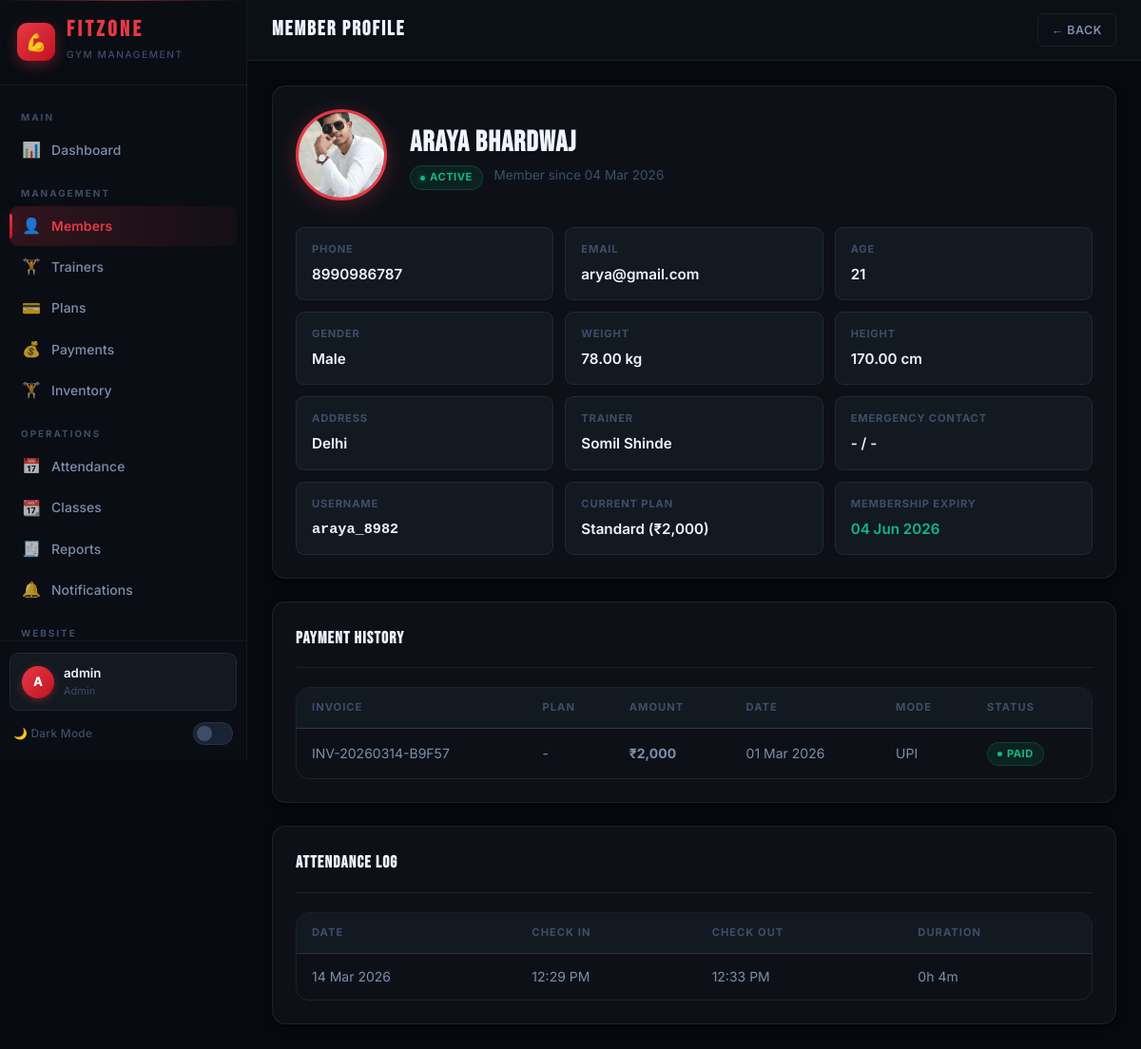
The app's page /pages/admin/member-profile.php?id=1 (signed in) with its own data.
### tables this page shows
CREATE TABLE `members` (
  `id` int(11) NOT NULL,
  `user_id` int(11) NOT NULL,
  `first_name` varchar(50) NOT NULL,
  `last_name` varchar(50) NOT NULL,
  `phone` varchar(20) NOT NULL,
  `email` varchar(100) NOT NULL,
  `address` text DEFAULT NULL,
  `age` int(11) DEFAULT NULL,
  `gender` enum('male','female','other') DEFAULT 'male',
  `weight` decimal(5,2) DEFAULT NULL,
  `height` decimal(5,2) DEFAULT NULL,
  `photo` varchar(255) DEFAULT NULL,
  `emergency_contact_name` varchar(100) DEFAULT NULL,
  `emergency_contact_phone` varchar(20) DEFAULT NULL,
  `join_date` date NOT NULL,
  `status` enum('active','inactive','expired') DEFAULT 'active',
  `assigned_trainer_id` int(11) DEFAULT NULL,
  `created_at` timestamp NOT NULL DEFAULT current_timestamp(),
  `updated_at` timestamp NOT NULL DEFAULT current_timestamp() ON UPDATE current_timestamp()
);

CREATE TABLE `trainers` (
  `id` int(11) NOT NULL,
  `user_id` int(11) NOT NULL,
  `first_name` varchar(50) NOT NULL,
  `last_name` varchar(50) NOT NULL,
  `phone` varchar(20) NOT NULL,
  `email` varchar(100) NOT NULL,
  `specialization` varchar(100) DEFAULT NULL,
  `experience_years` int(11) DEFAULT 0,
  `photo` varchar(255) DEFAULT NULL,
  `bio` text DEFAULT NULL,
  `status` enum('active','inactive') DEFAULT 'active',
  `created_at` timestamp NOT NULL DEFAULT current_timestamp(),
  `updated_at` timestamp NOT NULL DEFAULT current_timestamp() ON UPDATE current_timestamp()
);

CREATE TABLE `users` (
  `id` int(11) NOT NULL,
  `username` varchar(50) NOT NULL,
  `email` varchar(100) NOT NULL,
  `password` varchar(255) NOT NULL,
  `role` enum('admin','trainer','member') NOT NULL DEFAULT 'member',
  `reset_token` varchar(255) DEFAULT NULL,
  `reset_expiry` datetime DEFAULT NULL,
  `is_active` tinyint(1) DEFAULT 1,
  `created_at` timestamp NOT NULL DEFAULT current_timestamp(),
  `updated_at` timestamp NOT NULL DEFAULT current_timestamp() ON UPDATE current_timestamp()
);

CREATE TABLE `member_memberships` (
  `id` int(11) NOT NULL,
  `member_id` int(11) NOT NULL,
  `plan_id` int(11) NOT NULL,
  `start_date` date NOT NULL,
  `end_date` date NOT NULL,
  `status` enum('active','expired','cancelled') DEFAULT 'active',
  `created_at` timestamp NOT NULL DEFAULT current_timestamp()
);

CREATE TABLE `membership_plans` (
  `id` int(11) NOT NULL,
  `plan_name` varchar(100) NOT NULL,
  `duration_months` int(11) NOT NULL,
  `price` decimal(10,2) NOT NULL,
  `description` text DEFAULT NULL,
  `is_active` tinyint(1) DEFAULT 1,
  `created_at` timestamp NOT NULL DEFAULT current_timestamp(),
  `updated_at` timestamp NOT NULL DEFAULT current_timestamp() ON UPDATE current_timestamp()
);

CREATE TABLE `payments` (
  `id` int(11) NOT NULL,
  `member_id` int(11) NOT NULL,
  `membership_id` int(11) DEFAULT NULL,
  `amount` decimal(10,2) NOT NULL,
  `payment_date` date NOT NULL,
  `payment_mode` enum('cash','upi','card','bank_transfer') NOT NULL DEFAULT 'cash',
  `status` enum('paid','pending','failed') DEFAULT 'paid',
  `invoice_number` varchar(50) DEFAULT NULL,
  `notes` text DEFAULT NULL,
  `created_at` timestamp NOT NULL DEFAULT current_timestamp()
);

CREATE TABLE `attendance` (
  `id` int(11) NOT NULL,
  `member_id` int(11) NOT NULL,
  `check_in` datetime NOT NULL,
  `check_out` datetime DEFAULT NULL,
  `date` date NOT NULL,
  `created_at` timestamp NOT NULL DEFAULT current_timestamp()
);

### pages/admin/member-profile.php (the view, shortened to what this page needs)
<?php
require_once '../../includes/auth.php';
$memberId = (int)($_GET['id'] ?? 0);
$member = $conn->query("
    SELECT m.*, t.first_name as trainer_fname, t.last_name as trainer_lname
    FROM members m
    LEFT JOIN trainers t ON m.assigned_trainer_id = t.id
    WHERE m.id = $memberId
")->fetch_assoc();
$membership = $conn->query("
    SELECT mm.*, mp.plan_name, mp.price
    FROM member_memberships mm
    JOIN membership_plans mp ON mm.plan_id = mp.id
    WHERE mm.member_id = $memberId
    ORDER BY mm.created_at DESC LIMIT 1
")->fetch_assoc();
$payments = $conn->query("
    SELECT p.*, mp.plan_name
    FROM payments p
    LEFT JOIN member_memberships mm ON p.membership_id = mm.id
    LEFT JOIN membership_plans mp ON mm.plan_id = mp.id
    WHERE p.member_id = $memberId
    ORDER BY p.payment_date DESC LIMIT 10
");
$attendance = $conn->query("
    SELECT * FROM attendance
    WHERE member_id = $memberId
    ORDER BY date DESC LIMIT 15
");
?>
<!DOCTYPE html>
<?php $__theme = $_COOKIE["fitzone_theme"] ?? "dark"; ?>
<html lang="en" data-theme="<?= htmlspecialchars($__theme) ?>">
<head>
    <link rel="stylesheet" href="../../assets/css/style.css">
</head>
<body>
    <div class="app-layout">
        <?php include '../../includes/sidebar.php'; ?>
        <div class="main-content">
            <header class="top-header">
                <h2 class="page-title">MEMBER PROFILE</h2>
                <div class="top-header-actions">
                    <a href="members.php" class="btn btn-outline btn-sm">← Back</a>
                </div>
            </header>
            <div class="page-content">
                <div class="card mb-3">
                    <div class="profile-header">
                        <div class="profile-avatar">
                            <?php if ($member['photo']): ?>
                                <img src="../../uploads/members/<?= htmlspecialchars($member['photo']) ?>" alt="Photo">
                            <?php else: ?>
                                <?= strtoupper(substr($member['first_name'], 0, 1) . substr($member['last_name'], 0, 1)) ?>
                            <?php endif; ?>
                        </div>
                        <div class="profile-info">
                            <h2><?= htmlspecialchars($member['first_name'] . ' ' . $member['last_name']) ?></h2>
                            <p class="meta">
                                <span class="badge-status badge-<?= $member['status'] ?>"><?= ucfirst($member['status']) ?></span>
                                &nbsp; Member since <?= date('d M Y', strtotime($member['join_date'])) ?>
                            </p>
                        </div>
                    </div>
                    <div class="profile-details-grid">
                        <div class="detail-item">
                            <div class="label">Phone</div>
                            <div class="value"><?= htmlspecialchars($member['phone']) ?></div>
                        </div>
                        <div class="detail-item">
                            <div class="label">Email</div>
                            <div class="value"><?= htmlspecialchars($member['email']) ?></div>
                        </div>
                        <div class="detail-item">
                            <div class="label">Age</div>
                            <div class="value"><?= $member['age'] ?? '-' ?></div>
                        </div>
                        <div class="detail-item">
                            <div class="label">Gender</div>
                            <div class="value"><?= ucfirst($member['gender']) ?></div>
                        </div>
                        <div class="detail-item">
                            <div class="label">Weight</div>
                            <div class="value"><?= $member['weight'] ? $member['weight'] . ' kg' : '-' ?></div>
                        </div>
                        <div class="detail-item">
                            <div class="label">Height</div>
                            <div class="value"><?= $member['height'] ? $member['height'] . ' cm' : '-' ?></div>
                        </div>
                        <div class="detail-item">
                            <div class="label">Address</div>
                            <div class="value"><?= htmlspecialchars($member['address'] ?: '-') ?></div>
                        </div>
                        <div class="detail-item">
                            <div class="label">Trainer</div>
                            <div class="value"><?= $member['trainer_fname'] ? htmlspecialchars($member['trainer_fname'] . ' ' . $member['trainer_lname']) : 'Not assigned' ?></div>
                        </div>
                        <div class="detail-item">
                            <div class="label">Emergency Contact</div>
                            <div class="value"><?= htmlspecialchars(($member['emergency_contact_name'] ?: '-') . ' / ' . ($member['emergency_contact_phone'] ?: '-')) ?></div>
                        </div>
                        <?php
                        $userCreds = $conn->query("SELECT username, password FROM users WHERE id = {$member['user_id']} LIMIT 1")->fetch_assoc();
                        ?>
                        <?php if ($userCreds): ?>
                        <div class="detail-item">
                            <div class="label">Username</div>
                            <div class="value" style="font-family:monospace;font-weight:600;">
                                <?= htmlspecialchars($userCreds['username']) ?>
                            </div>
                        </div>
                        <?php endif; ?>
                        <?php if ($membership): ?>
                        <div class="detail-item">
                            <div class="label">Current Plan</div>
                            <div class="value"><?= htmlspecialchars($membership['plan_name']) ?> (₹<?= number_format($membership['price']) ?>)</div>
                        </div>
                        <div class="detail-item">
                            <div class="label">Membership Expiry</div>
                            <div class="value <?= strtotime($membership['end_date']) < time() ? 'text-danger' : 'text-success' ?>">
                                <?= date('d M Y', strtotime($membership['end_date'])) ?>
                            </div>
                        </div>
                        <?php endif; ?>
                    </div>
                </div>
                <div class="card mb-3">
                    <div class="card-header">
                        <h3>Payment History</h3>
                    </div>
                    <div class="table-container">
                        <table class="data-table">
                            <thead>
                                <tr>
                                    <th>Invoice</th>
                                    <th>Plan</th>
                                    <th>Amount</th>
                                    <th>Date</th>
                                    <th>Mode</th>
                                    <th>Status</th>
                                </tr>
                            </thead>
                            <tbody>
                                <?php if ($payments->num_rows > 0): ?>
                                    <?php while ($p = $payments->fetch_assoc()): ?>
                                        <tr>
                                            <td><?= htmlspecialchars($p['invoice_number'] ?: '-') ?></td>
                                            <td><?= htmlspecialchars($p['plan_name'] ?: '-') ?></td>
                                            <td><strong>₹<?= number_format($p['amount']) ?></strong></td>
                                            <td><?= date('d M Y', strtotime($p['payment_date'])) ?></td>
                                            <td><?= strtoupper($p['payment_mode']) ?></td>
                                            <td><span class="badge-status badge-<?= $p['status'] ?>"><?= ucfirst($p['status']) ?></span></td>
                                        </tr>
                                    <?php endwhile; ?>
                                <?php else: ?>
                                    <tr><td colspan="6" class="text-center text-muted">No payments recorded</td></tr>
                                <?php endif; ?>
                            </tbody>
                        </table>
                    </div>
                </div>
                <div class="card">
                    <div class="card-header">
                        <h3>Attendance Log</h3>
                    </div>
                    <div class="table-container">
                        <table class="data-table">
                            <thead>
                                <tr>
                                    <th>Date</th>
                                    <th>Check In</th>
                                    <th>Check Out</th>
                                    <th>Duration</th>
                                </tr>
                            </thead>
                            <tbody>
                                <?php if ($attendance->num_rows > 0): ?>
                                    <?php while ($a = $attendance->fetch_assoc()): ?>
                                        <tr>
                                            <td><?= date('d M Y', strtotime($a['date'])) ?></td>
                                            <td><?= date('h:i A', strtotime($a['check_in'])) ?></td>
                                            <td><?= $a['check_out'] ? date('h:i A', strtotime($a['check_out'])) : '<span class="text-warning">Still In</span>' ?></td>
                                            <td>
                                                <?php if ($a['check_out']): ?>
                                                    <?php
                                                    $diff = strtotime($a['check_out']) - strtotime($a['check_in']);
                                                    $hours = floor($diff / 3600);
                                                    $mins = floor(($diff % 3600) / 60);
                                                    echo "{$hours}h {$mins}m";
                                                    ?>
                                                <?php else: ?>
                                                    -
                                                <?php endif; ?>
                                            </td>
                                        </tr>
                                    <?php endwhile; ?>
                                <?php else: ?>
                                    <tr><td colspan="4" class="text-center text-muted">No attendance records</td></tr>
                                <?php endif; ?>
                            </tbody>
                        </table>
                    </div>
                </div>
            </div>
        </div>
    </div>
</body>
</html>

### records on screen
members: photo (picture), first_name+last_name "Araya Bhardwaj", status "ACTIVE", join_date "04 Mar 2026", phone "8990986787", email "arya@gmail.com", age "21", gender "Male", weight "78.00", height "170.00", address "Delhi", trainers.first_name+last_name "Somil Shinde", emergency_contact_name+emergency_contact_phone "- / -"
users: username "araya_8982"
member_memberships: plan.plan_name "Standard", plan.price "2,000", end_date "04 Jun 2026"
payments: invoice_number "INV-20260314-B9F57", plan_name "-", amount "2,000", payment_date "01 Mar 2026", payment_mode "UPI", status "PAID"
attendance: date "14 Mar 2026", check_in "12:29 PM", check_out "12:33 PM", hours "0", mins "4"

### other values on screen
substr($_SESSION['username'] ?? 'U', 0, 1) "A"
$_SESSION['username'] "admin"
$_SESSION['role'] "Admin"
